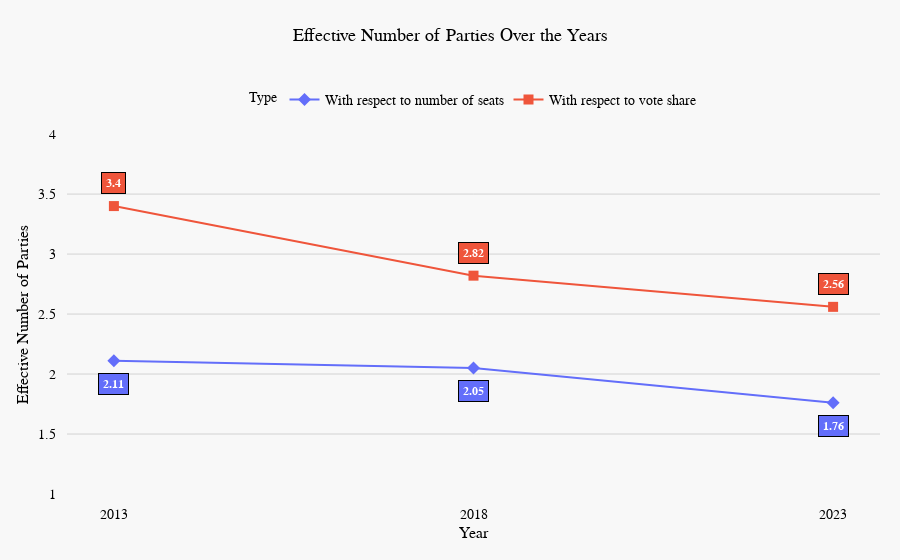

The notebook cell this image was saved under:
### Code cell
# Sort data for proper line plotting
enop_results.sort_values(['Type', 'year'], inplace=True)

# Unique types and corresponding markers and colors
types = enop_results['Type'].unique()
markers = ['diamond', 'square']
colors = px.colors.qualitative.Plotly[:2]  # First two colors from Plotly's default color scales

# Create the figure
fig = go.Figure()

for i, t in enumerate(types):
    df_t = enop_results[enop_results['Type'] == t]
    fig.add_trace(go.Scatter(
        x=df_t['year'],
        y=df_t['ENOP'],
        mode='lines+markers',
        name=t,
        marker_symbol=markers[i],
        marker=dict(size=10, color=colors[i]),
        line=dict(color=colors[i]),
        hoverinfo='none'  # Disable hover
    ))

    # Add annotations for each data point
    for x, y in zip(df_t['year'], df_t['ENOP']):
        # Determine position of the annotation
        if t == 'With respect to vote share':
            y_annot = y + 0.1  # Annotation above the marker
            yanchor = 'bottom'
        else:
            y_annot = y - 0.1  # Annotation below the marker
            yanchor = 'top'
        fig.add_annotation(
            x=x,
            y=y_annot,
            text=f"<b>{y}</b>",
            showarrow=False,
            font=dict(color='white', family="Cambria", size=12),
            bgcolor=colors[i],
            xanchor='center',
            yanchor=yanchor,
            bordercolor='black',
            borderwidth=1,
            borderpad=4,
        )

# Update layout as per your settings
fig.update_layout(
    xaxis_title="Year",
    yaxis_title="Effective Number of Parties",
    xaxis=dict(
        tickvals=enop_results['year'].unique(),
        tickfont=dict(family="Cambria", size=14, color="black"),
        titlefont=dict(family="Cambria", size=16, color="black"),
        fixedrange=True,
        showgrid=False,
    ),
    yaxis=dict(
        range=[1, 4],
        tickvals=[1.0, 1.5, 2, 2.5, 3, 3.5, 4],
        tickfont=dict(family="Cambria", size=14, color="black"),
        titlefont=dict(family="Cambria", size=16, color="black"),
        fixedrange=True,
        showgrid=True,
        zeroline=True,
        gridcolor='lightgrey',
    ),
    title=dict(
        font=dict(family="Cambria", size=18, color="black"),
        text="Effective Number of Parties Over the Years",
        xanchor="center",
        x=0.5,
        yanchor="top",
        y=0.95
    ),
    legend=dict(
        title=dict(
            text='Type',
            font=dict(family="Cambria", size=14, color="black")
        ),
        font=dict(family="Cambria", size=14, color="black"),
        orientation="h",
        xanchor='center',
        x=0.5,
        yanchor='top',
        yref = 'container',
        y=0.85
    ),
    autosize=True,
    dragmode=False,
    plot_bgcolor="#f8f8f8",
    paper_bgcolor="#f8f8f8",
    margin=dict(pad=10, t=50, b=20, l=20, r=20),
    legend_itemclick=False,
    legend_itemdoubleclick=False,
    hovermode=False  # Disable hover globally
)

# Save the figure to JSON
pio.write_json(fig, 'plots/enop.json')

# Display the figure
fig.show()

### Figure 1 — Plotly figure (JSON) as saved in the notebook; plotly's stock layout.template omitted (floating-point values rounded to 4 significant figures)
{"data": [{"hoverinfo": "none", "line": {"color": "#636EFA"}, "marker": {"color": "#636EFA", "size": 10, "symbol": "diamond"}, "mode": "lines+markers", "name": "With respect to number of seats", "type": "scatter", "x": [2013, 2018, 2023], "y": [2.11, 2.05, 1.76]}, {"hoverinfo": "none", "line": {"color": "#EF553B"}, "marker": {"color": "#EF553B", "size": 10, "symbol": "square"}, "mode": "lines+markers", "name": "With respect to vote share", "type": "scatter", "x": [2013, 2018, 2023], "y": [3.4, 2.82, 2.56]}], "layout": {"annotations": [{"bgcolor": "#636EFA", "bordercolor": "black", "borderpad": 4, "borderwidth": 1, "font": {"color": "white", "family": "Cambria", "size": 12}, "showarrow": false, "text": "<b>2.11</b>", "x": 2013, "xanchor": "center", "y": 2.01, "yanchor": "top"}, {"bgcolor": "#636EFA", "bordercolor": "black", "borderpad": 4, "borderwidth": 1, "font": {"color": "white", "family": "Cambria", "size": 12}, "showarrow": false, "text": "<b>2.05</b>", "x": 2018, "xanchor": "center", "y": 1.95, "yanchor": "top"}, {"bgcolor": "#636EFA", "bordercolor": "black", "borderpad": 4, "borderwidth": 1, "font": {"color": "white", "family": "Cambria", "size": 12}, "showarrow": false, "text": "<b>1.76</b>", "x": 2023, "xanchor": "center", "y": 1.66, "yanchor": "top"}, {"bgcolor": "#EF553B", "bordercolor": "black", "borderpad": 4, "borderwidth": 1, "font": {"color": "white", "family": "Cambria", "size": 12}, "showarrow": false, "text": "<b>3.4</b>", "x": 2013, "xanchor": "center", "y": 3.5, "yanchor": "bottom"}, {"bgcolor": "#EF553B", "bordercolor": "black", "borderpad": 4, "borderwidth": 1, "font": {"color": "white", "family": "Cambria", "size": 12}, "showarrow": false, "text": "<b>2.82</b>", "x": 2018, "xanchor": "center", "y": 2.92, "yanchor": "bottom"}, {"bgcolor": "#EF553B", "bordercolor": "black", "borderpad": 4, "borderwidth": 1, "font": {"color": "white", "family": "Cambria", "size": 12}, "showarrow": false, "text": "<b>2.56</b>", "x": 2023, "xanchor": "center", "y": 2.66, "yanchor": "bottom"}], "autosize": true, "dragmode": false, "hovermode": false, "legend": {"font": {"color": "black", "family": "Cambria", "size": 14}, "itemclick": false, "itemdoubleclick": false, "orientation": "h", "title": {"font": {"color": "black", "family": "Cambria", "size": 14}, "text": "Type"}, "x": 0.5, "xanchor": "center", "y": 0.85, "yanchor": "top", "yref": "container"}, "margin": {"b": 20, "l": 20, "pad": 10, "r": 20, "t": 50}, "paper_bgcolor": "#f8f8f8", "plot_bgcolor": "#f8f8f8", "title": {"font": {"color": "black", "family": "Cambria", "size": 18}, "text": "Effective Number of Parties Over the Years", "x": 0.5, "xanchor": "center", "y": 0.95, "yanchor": "top"}, "xaxis": {"fixedrange": true, "showgrid": false, "tickfont": {"color": "black", "family": "Cambria", "size": 14}, "tickvals": [2013, 2018, 2023], "title": {"font": {"color": "black", "family": "Cambria", "size": 16}, "text": "Year"}}, "yaxis": {"fixedrange": true, "gridcolor": "lightgrey", "range": [1, 4], "showgrid": true, "tickfont": {"color": "black", "family": "Cambria", "size": 14}, "tickvals": [1, 1.5, 2, 2.5, 3, 3.5, 4], "title": {"font": {"color": "black", "family": "Cambria", "size": 16}, "text": "Effective Number of Parties"}, "zeroline": true}}}
